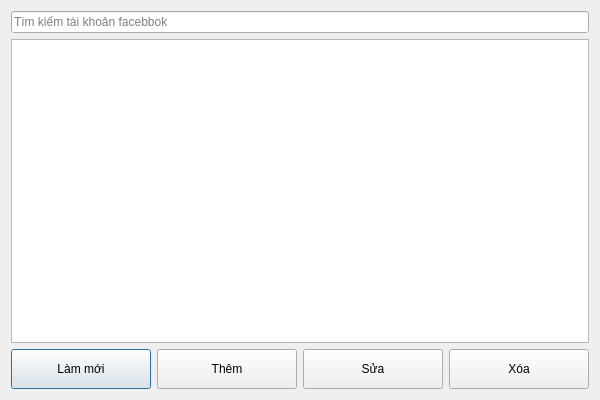
<?xml version="1.0" encoding="UTF-8"?>
<ui version="4.0">
 <class>Dialog_fb</class>
 <widget class="QDialog" name="Dialog_fb">
  <property name="geometry">
   <rect>
    <x>0</x>
    <y>0</y>
    <width>600</width>
    <height>400</height>
   </rect>
  </property>
  <property name="windowTitle">
   <string>Quản lý tài khoản facebook</string>
  </property>
  <layout class="QVBoxLayout" name="verticalLayout">
   <item>
    <widget class="QLineEdit" name="lineEdit_search_fb">
     <property name="placeholderText">
      <string>Tìm kiếm tài khoản facebbok</string>
     </property>
    </widget>
   </item>
   <item>
    <widget class="QTableWidget" name="tableWidget_fb">
     <property name="styleSheet">
      <string notr="true">QTableWidget {
	bacground-color: rgb(238, 238, 236);
}</string>
     </property>
    </widget>
   </item>
   <item>
    <layout class="QHBoxLayout" name="horizontalLayout">
     <item>
      <widget class="QPushButton" name="pushButton_reset">
       <property name="minimumSize">
        <size>
         <width>0</width>
         <height>40</height>
        </size>
       </property>
       <property name="text">
        <string>Làm mới</string>
       </property>
      </widget>
     </item>
     <item>
      <widget class="QPushButton" name="pushButton_add_fb">
       <property name="minimumSize">
        <size>
         <width>0</width>
         <height>40</height>
        </size>
       </property>
       <property name="text">
        <string>Thêm</string>
       </property>
      </widget>
     </item>
     <item>
      <widget class="QPushButton" name="pushButton_edit_fb">
       <property name="minimumSize">
        <size>
         <width>0</width>
         <height>40</height>
        </size>
       </property>
       <property name="text">
        <string>Sửa</string>
       </property>
      </widget>
     </item>
     <item>
      <widget class="QPushButton" name="pushButton_delete_fb">
       <property name="minimumSize">
        <size>
         <width>0</width>
         <height>40</height>
        </size>
       </property>
       <property name="text">
        <string>Xóa</string>
       </property>
      </widget>
     </item>
    </layout>
   </item>
  </layout>
 </widget>
 <resources/>
 <connections/>
</ui>
